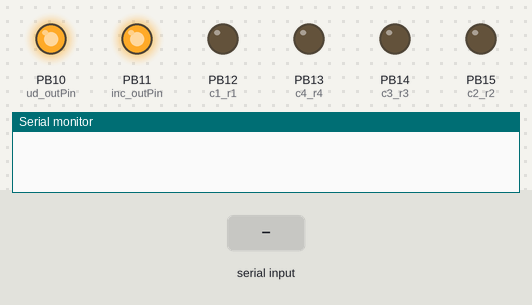
Bench run of a sketch on a simulated STM32 Blue Pill. On the bench: output pins drawn as LEDs (lit = HIGH), the last lines printed to the serial monitor. The test bench sets the inputs (shaded band). Pins used as bus, display or sensor lines are not drawn.

Above: at 1.2 s.
1.3 s: "1" received over Serial
At 2.3 s:
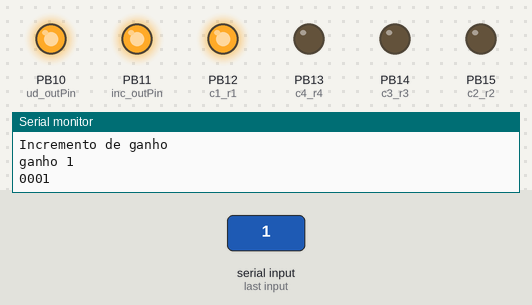
2.8 s: "d" received over Serial
At 3.5 s:
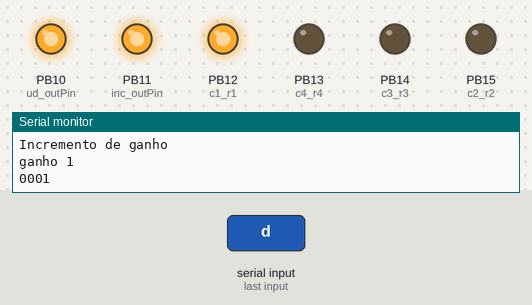
4.4 s: "u" received over Serial
At 5.3 s:
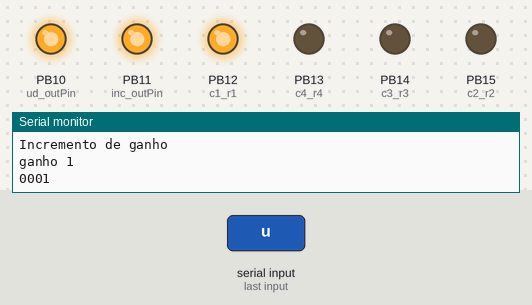
6.0 s: "1" received over Serial
At 7.0 s:
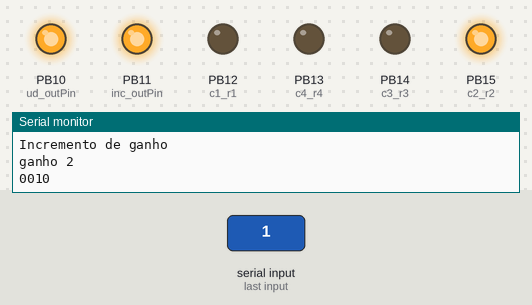
7.5 s: "d" received over Serial
At 8.3 s:
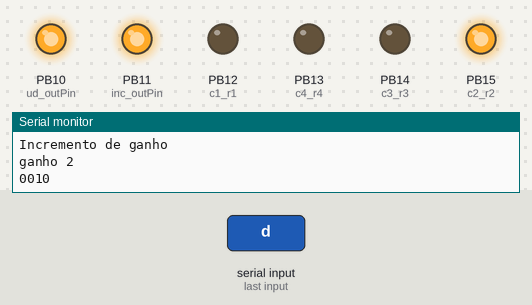
9.1 s: "u" received over Serial
At 10.1 s:
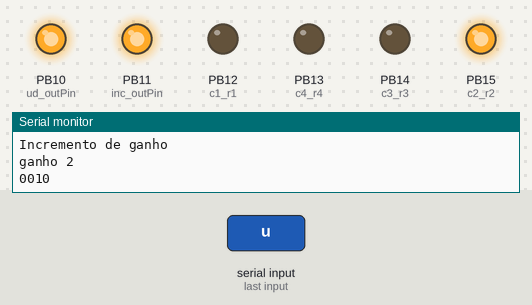
Timing chart, 0 to 11.7 s (numbered marks = the images above; inputs shaded):
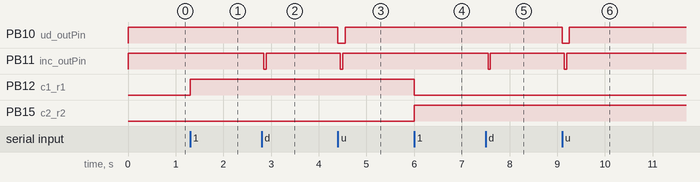

The sketch:

uc_com_chave.ino
```cpp
//#Autor: Gustavo Pinheiro
/*Programa para controle do projeto "Gerador de sinais AD9850 V01" por meio da porta serial da placa stm
 * As frequencias possiveis sao aquelas presentes no vetor freq
 * O incremento e decremento do vetor de frequencias eh realizado por meio dos caracteres "+" e "-"
 * O aumento da amplitude do sinal eh feito pelo caracter "u"
 * A diminuicao da amplitude do sinal eh feita pelo caracter "d"
 */
#include "ad9850.h"
//#include "gerador.h"

//#include<Wire.h>

//freq inicial
int freq_sinal = 100;
// frequencias a serem testadas
int freq[39] = {0,100, 200, 300, 400, 500, 600, 700, 800, 900, 1000, 2000, 3000, 4000, 5000, 6000, 7000,
8000, 9000, 10000, 20000, 30000, 40000, 50000, 60000, 70000, 80000, 90000,  100000, 200000,250000, 300000,
400000, 500000, 600000, 700000, 800000, 900000, 1000000};
int i = 0;

int ganho = 0;
int passos[16] = {0,1,2,3,4,5,6,7,8,9,10,11,12,13,14,15};

//-----------------------------------------DigiPot1-------------------------------------//

// Saidas digitais
#define inc_outPin PB11 // INC(DigPot1)
#define ud_outPin PB10  // U/D(DigPot1)
#define cs_digpot1 PB1   // CS do DigPot 1, usado para salvar a ultima resistencia obtida

#define c1_r1  PB12 //sinal de controle chave C1
#define c2_r2  PB15 //sinal de controle chave C2
#define c3_r3  PB14//sinal de controle chave C3
#define c4_r4  PB13//sinal de controle chave C4

const int loopPeriod = 50;
char comando;

void setup() {
  Serial.begin(9600);

  ad9850_setup();
  ad9850_sendFrequency(freq_sinal);

pinMode(inc_outPin, OUTPUT);
pinMode(ud_outPin, OUTPUT);
pinMode(cs_digpot1, OUTPUT);
pinMode(c1_r1, OUTPUT);
pinMode(c2_r2, OUTPUT);
pinMode(c3_r3, OUTPUT);
pinMode(c4_r4, OUTPUT);

digitalWrite(inc_outPin, HIGH);
digitalWrite(ud_outPin, HIGH);
digitalWrite(cs_digpot1, LOW);
digitalWrite(c1_r1, LOW);
digitalWrite(c2_r2, LOW);
digitalWrite(c3_r3, LOW);
digitalWrite(c4_r4, LOW);

}

void loop() {

  if(Serial.available()){
    comando = Serial.read();

    switch (comando) {

      case '+': // incrementa o vetor de frequencias
        if (freq_sinal < 1000000){
          freq_sinal = freq[i+1];
          i = i+1;
          ad9850_sendFrequency(freq_sinal);
          Serial.println("Incremento do sinal");
          Serial.print("frequencia: ");
          Serial.println(freq_sinal);
        }
        else Serial.println("frequencia maxima atingida");
        break;

      case '-': // decrementa o vetor de frequencias
        if (freq_sinal > 0){
          freq_sinal = freq[i-1];
          i = i-1;
          ad9850_sendFrequency(freq_sinal);
          Serial.println("Decremento do sinal");
          Serial.print("frequencia: ");
          Serial.println(freq_sinal);
        }
        else Serial.println("frequencia minima atingida");
        break;


      case 'd': // diminui a amplitude do sinal (wiper up)
        digitalWrite(ud_outPin, HIGH);
        delay(loopPeriod);
        digitalWrite(inc_outPin, LOW);
        delay(loopPeriod);
        digitalWrite(inc_outPin, HIGH);
        delay(loopPeriod);
        break;

      case 'u': // aumenta a amplitude do sinal (wiper down)
        digitalWrite(ud_outPin, LOW);
        delay(loopPeriod);
        digitalWrite(inc_outPin, LOW);
        delay(loopPeriod);
        digitalWrite(inc_outPin, HIGH);
        delay(loopPeriod);
        digitalWrite(ud_outPin, HIGH);
        break;

      case 's': // Salva a resistencia
        digitalWrite(cs_digpot1, HIGH);
        delay(loopPeriod);
        digitalWrite(cs_digpot1, LOW);
        break;

      case '0':
        if (ganho > 0){
          ganho = passos[i-1];
          i = i-1;
          Serial.println("Decremento de ganho");
          pega_bits(ganho);
        }
        else Serial.println("ganho minimo atingido");
        break;

      case '1': // incrementa o vetor de ganho 'passos'
        if (ganho < 15){
          ganho = passos[i+1];
          i = i+1;
          Serial.println("Incremento de ganho");
          pega_bits(ganho);
        }
        else Serial.println("ganho maximo atingido");
        break;


    default:
        break;

    }
  }
}


void pega_bits(int ganho){
  int A = bitRead(ganho,0); //LSB canal
  int B = bitRead(ganho,1);
  int C = bitRead(ganho,2);
  int D = bitRead(ganho,3); //MSB canal

  Serial.print("ganho ");
  Serial.println(ganho);
  Serial.print(D);
  Serial.print(C);
  Serial.print(B);
  Serial.println(A);

  digitalWrite(c1_r1, A);
  digitalWrite(c2_r2, B);
  digitalWrite(c3_r3, C);
  digitalWrite(c4_r4, D);
}
```

ad9850.h
```cpp
/*
 * Funções para uso do gerador de onda senoidal (DDS) AD9850.
 * Baseado em https://www.electrodragon.com/w/AD9850_Module_DDS_Signal_Generator_V2
 *
 * Autor: Erick León
 *

#define W_CLK PA5   //  - connect to AD9850 module word load clock pin (CLK)
#define FQ_UD PA4   //  - connect to freq update pin (FQ)
#define DATA  PA3   //  - connect to serial data load pin (DATA)
#define RESET PA2   //  - connect to reset pin (RST)

*/

#define W_CLK PC14   //  - connect to AD9850 module word load clock pin (CLK)
#define FQ_UD PC15   //  - connect to freq update pin (FQ)
#define DATA  PA0   //  - connect to serial data load pin (DATA)
#define RESET PA1   //  - connect to reset pin (RST)

#define _pulseHigh(pin) {digitalWrite(pin, HIGH); digitalWrite(pin, LOW); }

// transfers a byte, a bit at a time, LSB first to the 9850 via serial DATA line
void _tfr_byte(byte data){
    for (int i=0; i<8; i++, data>>=1) {
        digitalWrite(DATA, data & 0x01);
        _pulseHigh(W_CLK); //after each bit sent, CLK is pulsed high
    }
}


// frequency calc from datasheet page 8 = <sys clock> * <frequency tuning word>/2^32
void ad9850_sendFrequency(double frequency) {
    int32_t freq = frequency * 4294967295/125000000; // note 125 MHz clock on 9850
    for (int b=0; b<4; b++, freq>>=8) {
        _tfr_byte(freq & 0xFF);
    }
    _tfr_byte(0x000);  // Final control byte, all 0 for 9850 chip
    _pulseHigh(FQ_UD); // Done! Should see output
}

void ad9850_setup() {
    pinMode(FQ_UD, OUTPUT);
    pinMode(W_CLK, OUTPUT);
    pinMode(DATA, OUTPUT);
    pinMode(RESET, OUTPUT);
    _pulseHigh(RESET);
    _pulseHigh(W_CLK);
    _pulseHigh(FQ_UD); // this pulse enables serial mode - Datasheet page 12 figure 10
}
```

Measured:
- after the input at 1.3 s, PB12 (c1_r1): LOW → HIGH at once
- after the input at 2.8 s, PB11 (inc_outPin): HIGH → LOW after 0.05 s, → HIGH 0.05 s later
- after the input at 4.4 s, PB10 (ud_outPin): HIGH → LOW at once, → HIGH 0.15 s later; PB11 (inc_outPin): HIGH → LOW after 0.05 s, → HIGH 0.05 s later
- after the input at 6.0 s, PB12 (c1_r1): HIGH → LOW at once; PB15 (c2_r2): LOW → HIGH at once
- after the input at 7.5 s, PB11 (inc_outPin): HIGH → LOW after 0.05 s, → HIGH 0.05 s later
- after the input at 9.1 s, PB10 (ud_outPin): HIGH → LOW at once, → HIGH 0.15 s later; PB11 (inc_outPin): HIGH → LOW after 0.05 s, → HIGH 0.05 s later
